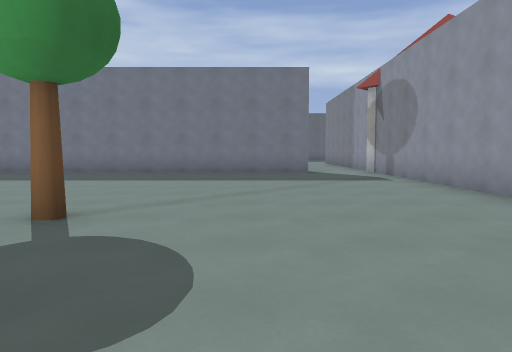
View 1 (above)

24 first-person views from a walk through a 3-D level made in the Godot game engine. The camera is 1.3 m above the floor, tilts 4° down and sees 70° across. The floor is counted in squares, 2 m on a side. Each view is taken from the middle of a square. On the plan, view 1 faces up. The plan holds only what a view shows up to about 11 squares ahead; the rest is blank. The place goes on beyond the plan. Characters and animated objects are not drawn.

View 2
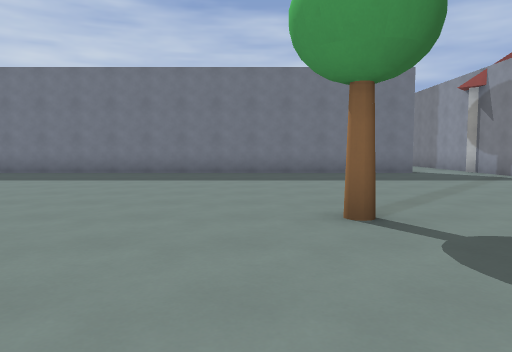

View 3
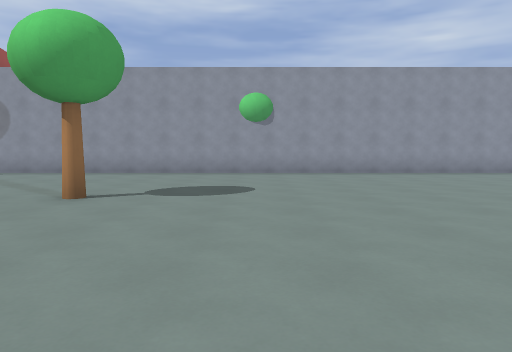

View 4
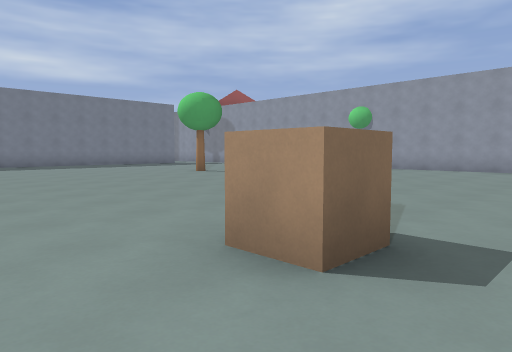

View 5
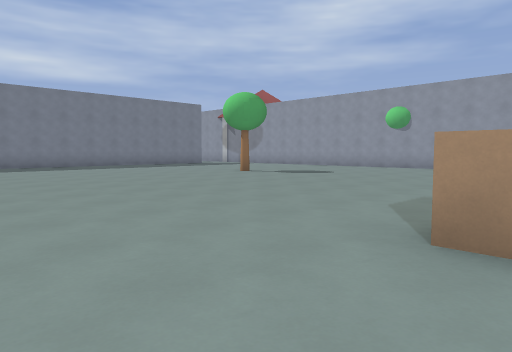

View 6
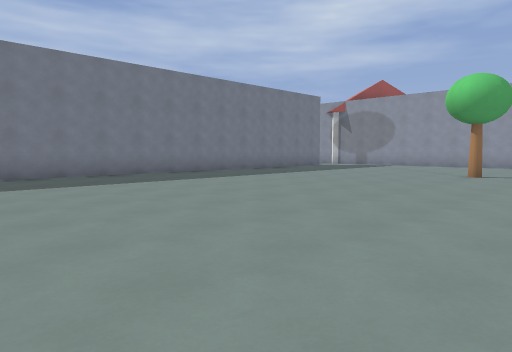

View 7
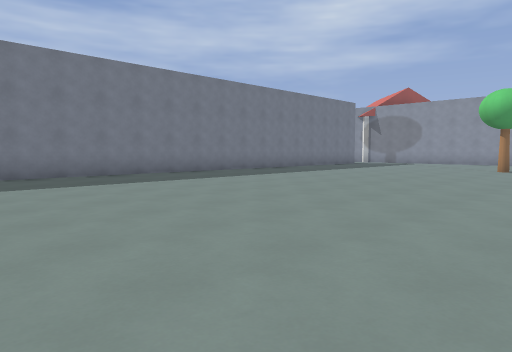

View 8
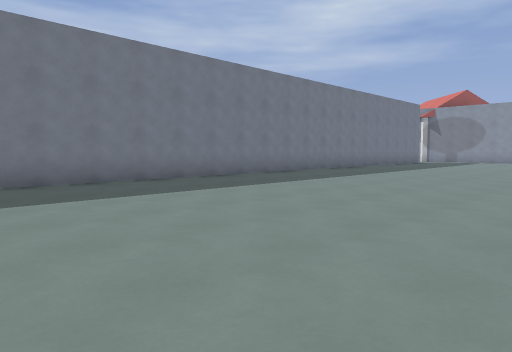

View 9
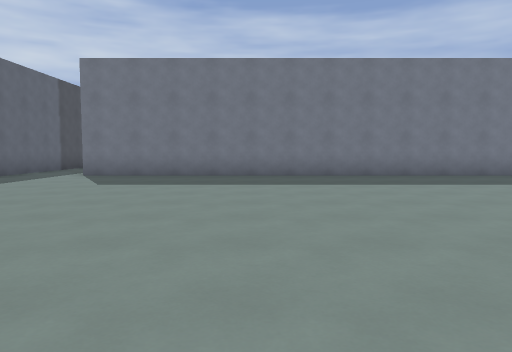

View 10
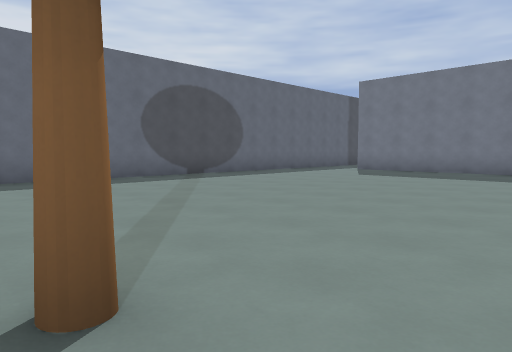

View 11
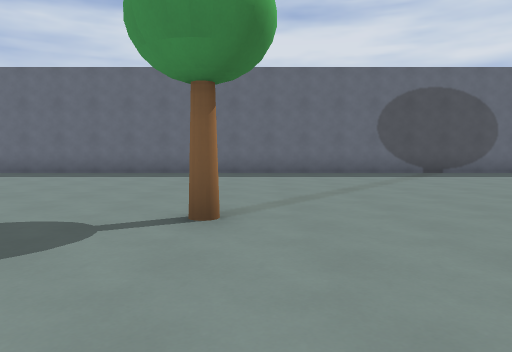

View 12
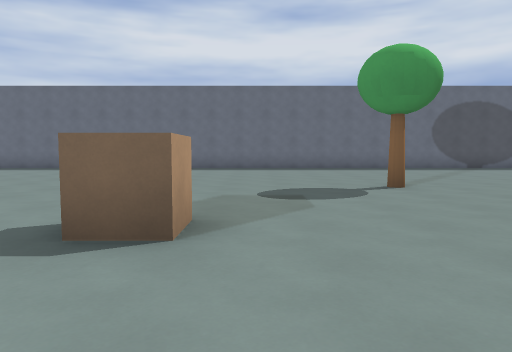

View 13
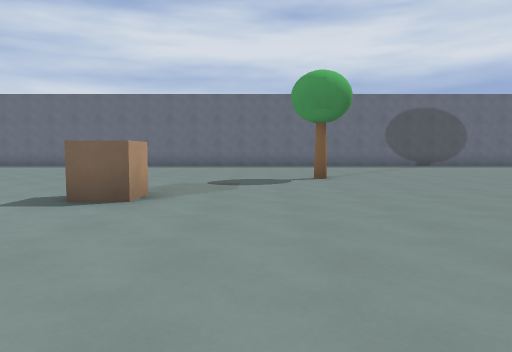

View 14
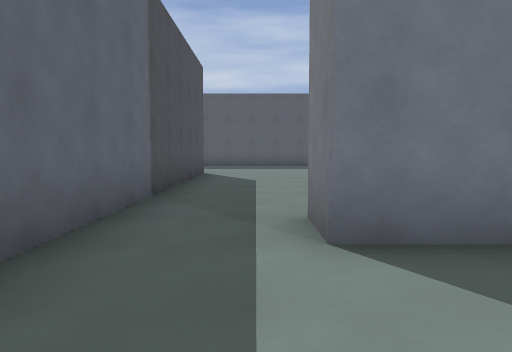

View 15
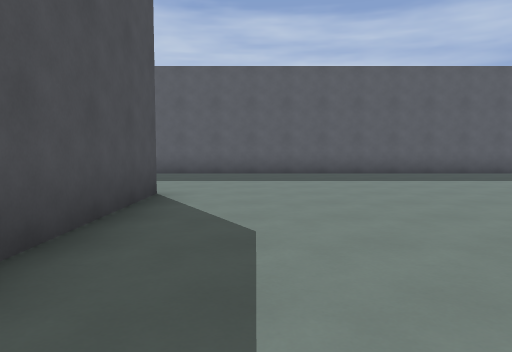

View 16
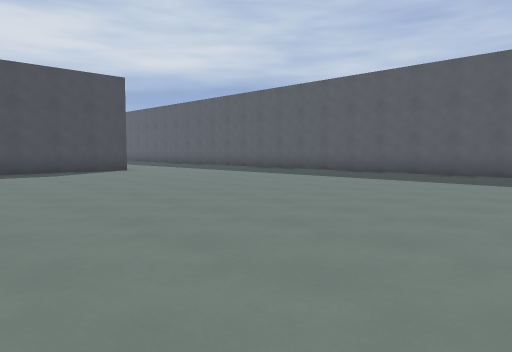

View 17
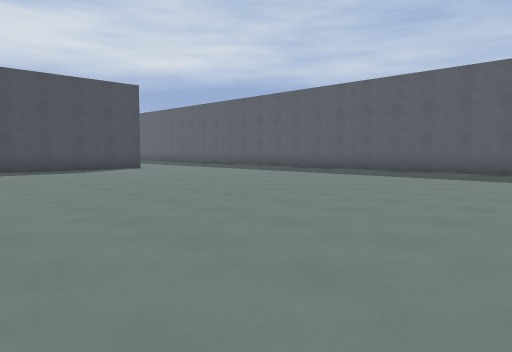

View 18
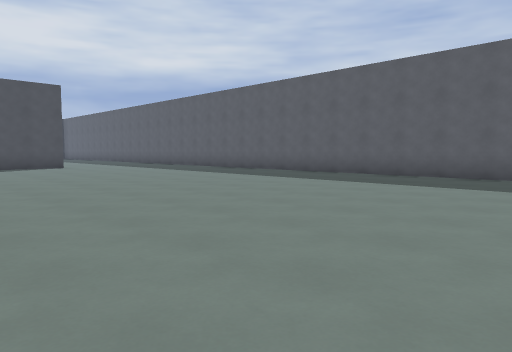

View 19
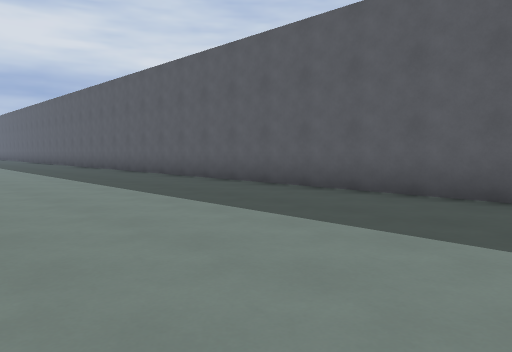

View 20
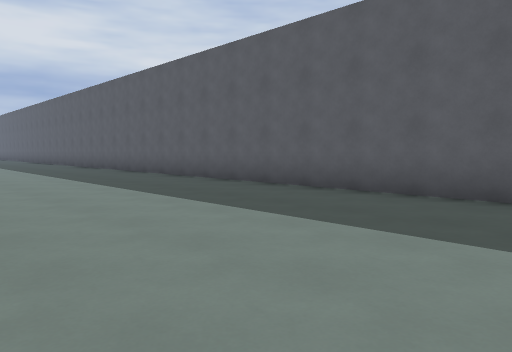

View 21
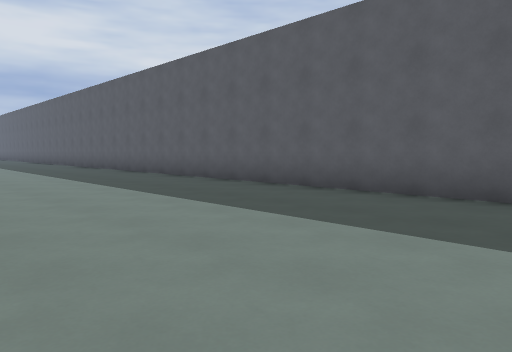

View 22
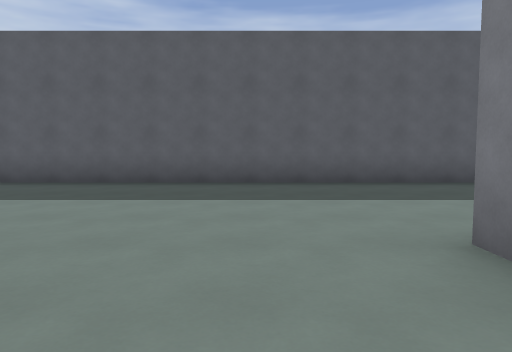

View 23
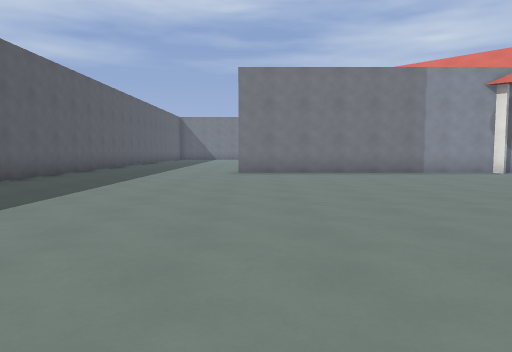

View 24
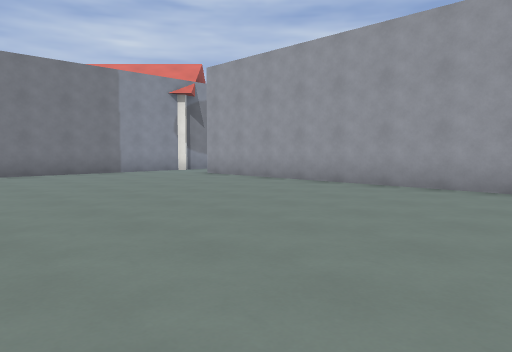

### Floor plan
Points are (right, up) in squares from view 1. A wall is a line through its corners. A room is listed if a view was taken in it or the views show most of it. See-through windows are left out.
Room 1 (views 1, 2, 3, 4, 5, 6, 7, 8, 9, 10, 11, 12, 13, 14)
walls: (1.6, 10.5) (-23.5, 10.5) (-23.5, 11.5); (-25.5, 7.4) (-25.5, -6.5); (3.5, -6.4) (3.5, 9.5); (-25.5, 11.5) (-25.5, 10)
ways out: opening at (-24.5, 11) to room 2; opening at (2.5, 11) to room 2
objects: tree (-19, -1) to (-18, 0); crate (-15, -4); crate (-7, -5) to (-7, -4); tree (-2, 3)
Room 2 (views 15, 16, 17, 18, 19, 20, 21, 22, 23, 24)
walls: (-5.9, 11.5) (1.5, 11.5); (3.5, 11.5) (3.5, 18.5); (6.5, 23.4) (-26.5, 23.4); (-25.5, 18.5) (-25.5, 11.5)
ways out: opening at (-24.5, 11) to room 1; opening at (2.5, 11) to room 1

Where each view was taken, in squares from view 1:
view 1: 0 up, 0 right, facing up
view 2: 0 up, 3 left, facing up
view 3: 1 up, 7 left, facing right
view 4: 6 down, 9 left, facing up-right
view 5: 5 down, 10 left, facing up-right
view 6: 1 up, 12 left, facing up-right
view 7: 1 up, 15 left, facing up-right
view 8: 3 up, 18 left, facing up-right
view 9: 1 up, 19 left, facing up
view 10: 1 down, 17 left, facing up-left
view 11: 0 up, 15 left, facing left
view 12: 3 down, 12 left, facing left
view 13: 2 down, 10 left, facing left
view 14: 8 up, 24 left, facing up
view 15: 13 up, 24 left, facing up
view 16: 13 up, 14 left, facing up-left
view 17: 12 up, 13 left, facing up-left
view 18: 14 up, 11 left, facing up-left
view 19: 18 up, 7 left, facing up-left
view 20: 18 up, 3 left, facing up-left
view 21: 18 up, 1 right, facing up-left
view 22: 16 up, 2 right, facing up
view 23: 18 up, 7 left, facing right
view 24: 18 up, 7 left, facing down-right
